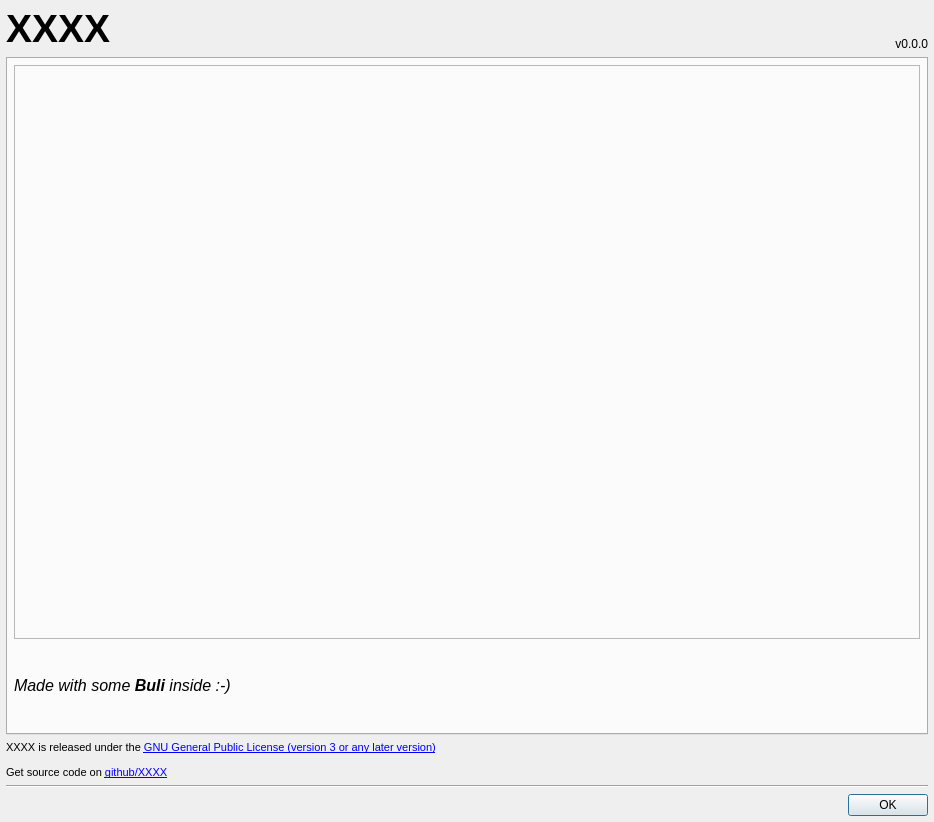
<?xml version="1.0" encoding="UTF-8"?>
<ui version="4.0">
 <class>Dialog</class>
 <widget class="QDialog" name="Dialog">
  <property name="windowModality">
   <enum>Qt::WindowModal</enum>
  </property>
  <property name="geometry">
   <rect>
    <x>0</x>
    <y>0</y>
    <width>934</width>
    <height>822</height>
   </rect>
  </property>
  <property name="minimumSize">
   <size>
    <width>934</width>
    <height>806</height>
   </size>
  </property>
  <property name="maximumSize">
   <size>
    <width>934</width>
    <height>854</height>
   </size>
  </property>
  <property name="windowTitle">
   <string>About XXXX</string>
  </property>
  <property name="modal">
   <bool>true</bool>
  </property>
  <layout class="QVBoxLayout" name="verticalLayout">
   <property name="leftMargin">
    <number>6</number>
   </property>
   <property name="topMargin">
    <number>6</number>
   </property>
   <property name="rightMargin">
    <number>6</number>
   </property>
   <property name="bottomMargin">
    <number>6</number>
   </property>
   <item>
    <layout class="QGridLayout" name="gridLayout">
     <item row="1" column="0" colspan="2">
      <widget class="QLabel" name="lblName">
       <property name="sizePolicy">
        <sizepolicy hsizetype="Ignored" vsizetype="Minimum">
         <horstretch>0</horstretch>
         <verstretch>0</verstretch>
        </sizepolicy>
       </property>
       <property name="font">
        <font>
         <pointsize>29</pointsize>
         <weight>75</weight>
         <bold>true</bold>
        </font>
       </property>
       <property name="text">
        <string>XXXX</string>
       </property>
       <property name="alignment">
        <set>Qt::AlignLeading|Qt::AlignLeft|Qt::AlignTop</set>
       </property>
      </widget>
     </item>
     <item row="6" column="0" colspan="3">
      <widget class="QLabel" name="lblLicenseAndSource">
       <property name="font">
        <font>
         <pointsize>8</pointsize>
        </font>
       </property>
       <property name="text">
        <string>&lt;p&gt;XXXX is released under the &lt;a href=&quot;https://www.gnu.org/licenses/gpl-3.0.html&quot;&gt;GNU General Public License (version 3 or any later version)&lt;/a&gt;&lt;/p&gt;
&lt;p&gt;Get source code on &lt;a href=&quot;https://github.com/Grum999/XXXX&quot;&gt;github/XXXX&lt;/a&gt;&lt;/p&gt;</string>
       </property>
       <property name="openExternalLinks">
        <bool>true</bool>
       </property>
      </widget>
     </item>
     <item row="1" column="2">
      <widget class="QLabel" name="lblVersion">
       <property name="sizePolicy">
        <sizepolicy hsizetype="Minimum" vsizetype="Minimum">
         <horstretch>0</horstretch>
         <verstretch>0</verstretch>
        </sizepolicy>
       </property>
       <property name="font">
        <font>
         <italic>false</italic>
        </font>
       </property>
       <property name="layoutDirection">
        <enum>Qt::LeftToRight</enum>
       </property>
       <property name="text">
        <string>v0.0.0</string>
       </property>
       <property name="alignment">
        <set>Qt::AlignBottom|Qt::AlignRight|Qt::AlignTrailing</set>
       </property>
       <property name="margin">
        <number>7</number>
       </property>
      </widget>
     </item>
     <item row="2" column="0" colspan="3">
      <widget class="QTabWidget" name="tabBuli">
       <property name="currentIndex">
        <number>0</number>
       </property>
       <property name="documentMode">
        <bool>false</bool>
       </property>
       <property name="tabBarAutoHide">
        <bool>true</bool>
       </property>
       <widget class="QWidget" name="tab">
        <attribute name="title">
         <string>Buli!</string>
        </attribute>
        <layout class="QVBoxLayout" name="verticalLayout_4">
         <property name="leftMargin">
          <number>6</number>
         </property>
         <property name="topMargin">
          <number>6</number>
         </property>
         <property name="rightMargin">
          <number>6</number>
         </property>
         <property name="bottomMargin">
          <number>6</number>
         </property>
         <item>
          <widget class="QLabel" name="lblImg">
           <property name="minimumSize">
            <size>
             <width>900</width>
             <height>574</height>
            </size>
           </property>
           <property name="frameShape">
            <enum>QFrame::StyledPanel</enum>
           </property>
           <property name="frameShadow">
            <enum>QFrame::Sunken</enum>
           </property>
           <property name="lineWidth">
            <number>2</number>
           </property>
           <property name="text">
            <string/>
           </property>
           <property name="pixmap">
            <pixmap>png/buli-powered-big.png</pixmap>
           </property>
          </widget>
         </item>
         <item>
          <widget class="QLabel" name="lblMadeWith">
           <property name="font">
            <font>
             <pointsize>12</pointsize>
            </font>
           </property>
           <property name="text">
            <string>&lt;i&gt;Made with some &lt;b&gt;Buli&lt;/b&gt; inside :-)&lt;/i&gt;</string>
           </property>
           <property name="margin">
            <number>0</number>
           </property>
          </widget>
         </item>
        </layout>
       </widget>
      </widget>
     </item>
    </layout>
   </item>
   <item>
    <widget class="Line" name="line_2">
     <property name="font">
      <font>
       <pointsize>10</pointsize>
      </font>
     </property>
     <property name="orientation">
      <enum>Qt::Horizontal</enum>
     </property>
    </widget>
   </item>
   <item>
    <widget class="QDialogButtonBox" name="dbbxOk">
     <property name="standardButtons">
      <set>QDialogButtonBox::Ok</set>
     </property>
    </widget>
   </item>
  </layout>
 </widget>
 <resources/>
 <connections/>
</ui>
